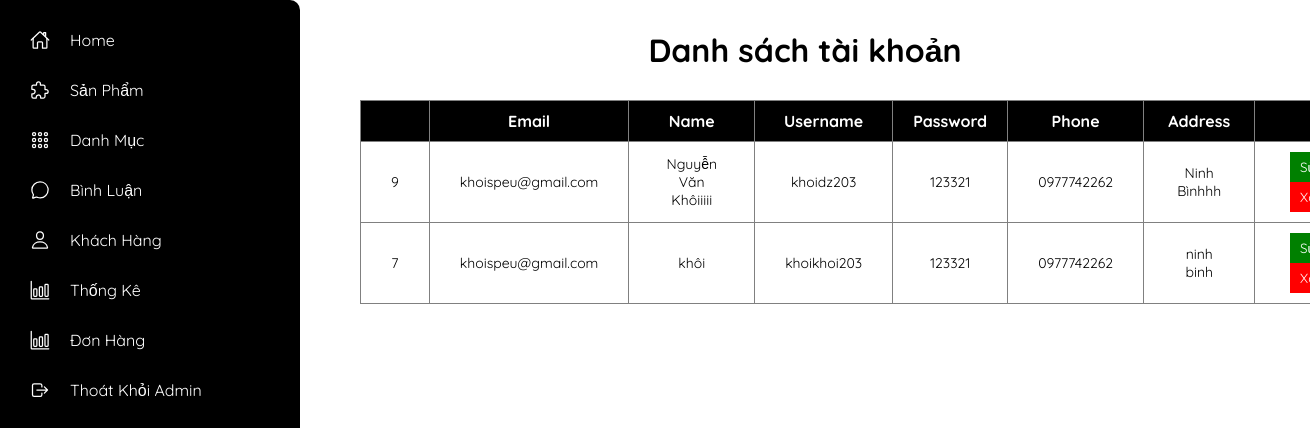
The app's page /Admin/index.php?act=Account with its own data.
### tables this page shows
CREATE TABLE `users` (
  `UserID` int(11) NOT NULL,
  `username` varchar(255) NOT NULL,
  `name` varchar(255) NOT NULL,
  `password` varchar(255) NOT NULL,
  `RePassword` varchar(255) NOT NULL,
  `Email` varchar(255) NOT NULL,
  `Address` varchar(255) DEFAULT NULL,
  `PhoneNumber` varchar(20) DEFAULT NULL,
  `Role` int(11) NOT NULL,
  `UserImg` varchar(255) NOT NULL
);

### Model/Connect.php (called while the page is built, shortened)
<?php
function pdo_get_connection()
{
    $conn = "mysql:host=localhost;dbname=duan1;charset=utf8";
    $username = 'root';
    $password = '';
    $conn = new PDO($conn, $username, $password);
    $conn->setAttribute(PDO::ATTR_ERRMODE, PDO::ERRMODE_EXCEPTION);
    return $conn;
}
function pdo_query($sql)
{
    $sql_args = array_slice(func_get_args(), 1);
    try {
        $conn = pdo_get_connection();
        $stmt = $conn->prepare($sql);
        $stmt->execute($sql_args);
        $rows = $stmt->fetchAll();
        return $rows;
    } catch (PDOException $e) {
        throw $e;
    } finally {
        unset($conn);
    }
}

### Model/Account.php (called while the page is built, shortened)
<?php
function renderAccount()
{
    $sql = "SELECT * FROM users order by UserID desc";
    $renderAccount = pdo_query($sql);
    return $renderAccount;
}

### Admin/Account/Account.php (the view, shortened to what this page needs)
<h1 style="text-align: center; padding: 30px 0;">Danh sách tài khoản</h1>
<div class="render_account" style="display: flex; justify-content: center;">
<table border="1" style="text-align: center; position: relative;
    left: 60px;">
    <tr>
        <th class="th_acc"></th>
        <th class="th_acc">Email</th>
        <th class="th_acc">Name</th>
        <th class="th_acc">Username</th>
        <th class="th_acc">Password</th>
        <th class="th_acc">Phone</th>
        <th class="th_acc">Address</th>
        <th class="th_acc"></th>
    </tr>
    <?php
    foreach ($renderAccount as $account) {
        extract($account);
        $delAccount = 'index.php?act=delAccount&UserID=' . $UserID;
        $updateAcc = 'index.php?act=updateAcc&UserID=' . $UserID;
        echo '
                      <tr class="">
                      <td class="td_acc">' . $UserID . '</td>
                      <td class="td_acc">' . $Email . '</td>
                      <td class="td_acc">' . $name . '</td>
                      <td class="td_acc">' . $username . '</td>
                      <td class="td_acc">' . $password . '</td>
                      <td class="td_acc">' . $PhoneNumber . '</td>
                      <td class="td_acc"  style="max-width: 260px;">' . $Address . '</td>
                      <td class="td_acc">
                      <a href="' . $updateAcc . '"><input class="edit_category" type="button" name="" value="Sửa"></a>
                      <a href="' . $delAccount . '"><input onclick="return confirm(\'Bạn có muốn xóa không\')" class="del_category" type="button" name="" value="Xóa"></a>
                      </td>
                      </tr>
                        ';
    }
    ?>
</table>
</div>

### Admin/Views/Css/Admin.css (style rules this page uses)
:root { --primary-clr: #7522e6; --black-bg: #000; --dark-text-clr: #fff; --light-text-clr: #fff; }
* { margin: 0; padding: 0; box-sizing: border-box; font-family: "Quicksand", sans-serif; }
body { align-items: center; justify-content: center; }
table { border-collapse: collapse; }
.edit_category { padding: 7px 10px; background: green; color: #fff; border: none; }
.del_category { padding: 7px 10px; background-color: red; color: #fff; border: none; }
.th_acc { padding: 10px 10px; background: #000; color: #fff; }
.td_acc { padding: 10px 30px; font-size: 14px; }

### Admin/Account/Account.php (style rules this page uses)
.th_acc { padding: 10px 20px; }

### records on screen
users: UserID "9", Email "khoispeu@gmail.com", name "Nguyễn Văn Khôiiiii", username "khoidz203", password "123321", PhoneNumber "0977742262", Address "Ninh Bìnhhh"
users: UserID "7", Email "khoispeu@gmail.com", name "khôi", username "khoikhoi203", password "123321", PhoneNumber "0977742262", Address "ninh binh"
